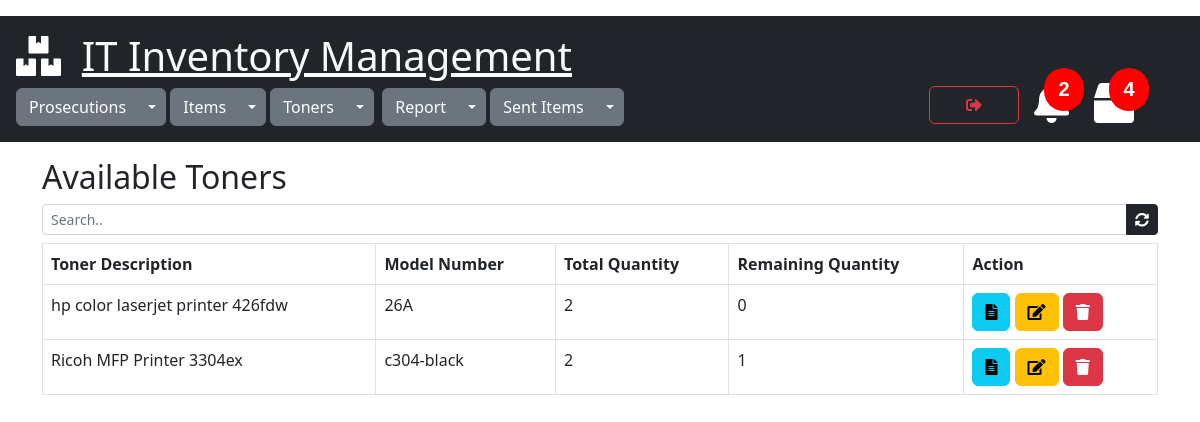
Before: /toners/view_toners/ (signed in) with the older database file.
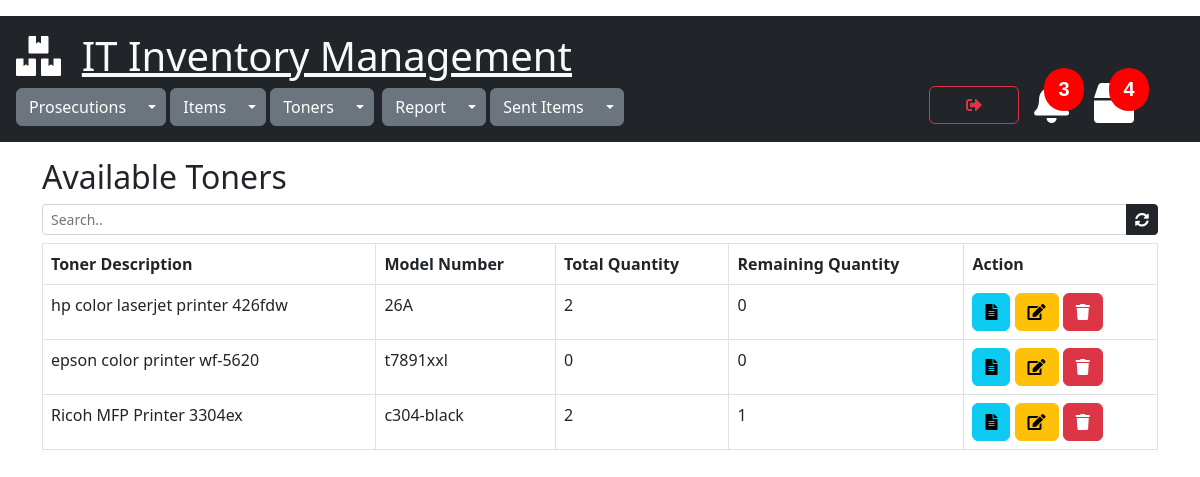
After: the same page with the newer database file.
### toners/models.py (models this page shows)
class Toners(models.Model):
    toner_model = models.CharField(max_length=100,null=True)
    toner_printer = models.ForeignKey(Items,on_delete=models.CASCADE)
    total_qty = models.PositiveIntegerField(default=0,null=True)
    remaining_qty = models.PositiveIntegerField(default=0,null=True)
    created=models.DateTimeField(default=timezone.now)
    objects = models.Manager()

### items/models.py (models this page shows)
class Items(models.Model):
    model_no = models.CharField(max_length=300, null=True)
    description = models.CharField(max_length=500, null=True)
    total_qty = models.PositiveIntegerField(default=0, null=True)
    remaining_qty = models.PositiveIntegerField(default=0, null=True)
    created = models.DateTimeField(default=timezone.now)

### toners/views.py (the view)
# urls.py: path('view_toners/', views.view_toners, name='view_toners'),
@cache_control(no_cache=True, must_revalidate=True,no_store=True)
@login_required(login_url="login")
def view_toners(request):
    toners = Toners.objects.all()
    data_calc_cart_total = calc_cart_total(request)
    cart_total = data_calc_cart_total['cart_total']
    data_calc_toner_stock_alert = calc_toner_stock_alert(request)
    toner_stock_alert = data_calc_toner_stock_alert['toner_stock_alert_count']
    toner_under_fifteen = data_calc_toner_stock_alert['tonerstock']
    calc_total_qty()
    calc_remaining_qty()
    context = {"total": cart_total,"toners": toners,"toner_stock_alert":toner_stock_alert,"toner_under_fifteen":toner_under_fifteen}
    return render(request, 'view_toners.html', context)

### sent_items/utils.py (called while the page is built)
def get_total_cart_items(items_in_cart):
    cartitem = CartItem.objects.filter(cart=items_in_cart)
    total = cartitem.count()
    return total

def calc_cart_total(request):
    customer, created = Customer.objects.get_or_create(user=request.user)
    cart, created = Cart.objects.get_or_create(customer=customer, complete=False)
    items_in_cart = cart.pk
    cart_total = get_total_cart_items(items_in_cart)
    return {'cart_total':cart_total,'user_cart':cart,'items_in_cart':items_in_cart}

### toners/utils.py (called while the page is built)
def calc_toner_stock_alert(request):
    tonerstock=Toners.objects.filter(remaining_qty__lte=15)
    toner_stock_alert_count=tonerstock.count()
    return {"toner_stock_alert_count":toner_stock_alert_count,"tonerstock":tonerstock }

### toners/views.py (called while the page is built)
def calc_total_qty():
    for toner in Toners.objects.annotate(tonerdetails_count=Count('tonerdetails')):
        toner.total_qty = toner.tonerdetails_count
        toner.save(update_fields=['total_qty'])

def calc_remaining_qty():
    filters = Q(tonerdetails__status="In-Stock")
    for toner in Toners.objects.all().annotate(tonerdetails_count=Count('tonerdetails', filters)):
        toner.remaining_qty = toner.tonerdetails_count
        toner.save(update_fields=['remaining_qty'])

### toners/templates/view_toners.html (shortened to what this page needs)
{% extends 'mainpage.html' %}
{% block content %}
<div class="container">
  <h2>Available Toners</h2>
  <div class="input-group input-group-sm mb-2">
        <input class="form-control" id="search" type="text" placeholder="Search.." >
        <a href="{% url 'view_toners' %}" class="btn btn-dark btn-sm"><i class="fas fa-sync-alt"></i></a>
  </div>
  <div class="table-responsive" >
      <table class="table table-bordered" id="myTable">
          <thead>
          <tr class="chk-th">
              <th>Toner Description</th>
              <th>Model Number</th>
              <th>Total Quantity</th>
              <th>Remaining Quantity</th>
              <th>Action</th>
          </tr>
          </thead>
          <tbody>
          {% for toner in toners|dictsortreversed:"toner_printer.description" %}
          <tr>
              <td>{{toner.toner_printer.description}} {{toner.toner_printer.model_no}}</td>
              <td>{{toner.toner_model}}</td>
              <td>{{toner.total_qty}}</td>
              <td>{{toner.remaining_qty}}</td>
              <td><a href="{% url 'view_tonerdetails' toner.id %}" class="btn btn-info" data-bs-toggle="tooltip" data-bs-placement="bottom" title="Details"><i class="fas fa-file-alt"></i></a>
                  <a href="{% url 'edit_toners_form' toner.id %}" class="btn btn-warning" data-bs-toggle="tooltip" data-bs-placement="bottom" title="Edit"><i class="fas fa-edit"></i></a>
                  <a class="btn btn-danger" data-bs-toggle="modal" data-bs-target="#delete-modal{{ toner.pk }}" data-bs-toggle="tooltip" data-bs-placement="bottom" title="Delete"><i class="fas fa-trash"></i></a></td>
          </tr>
          {% endfor %}
          </tbody>
      </table>
    </div>
</div>
{% endblock %}

### templates/mainpage.html (shortened to what this page needs)
<!doctype html>
{% load static %}
<html lang="en">
<head>
    <link href="https://cdn.jsdelivr.net/npm/bootstrap@5.2.2/dist/css/bootstrap.min.css" rel="stylesheet">
    <link rel="stylesheet" href="https://cdn.jsdelivr.net/npm/bootstrap-select@1.13.14/dist/css/bootstrap-select.min.css">
    <link rel="stylesheet" type="text/css" href="https://cdn.datatables.net/v/bs5/jq-3.6.0/jszip-2.5.0/dt-1.13.1/b-2.3.3/b-html5-2.3.3/b-print-2.3.3/datatables.min.css"/>
    <link rel="stylesheet" href="https://cdnjs.cloudflare.com/ajax/libs/datepicker/0.6.5/datepicker.min.css" />
    <link rel="stylesheet" href="https://cdnjs.cloudflare.com/ajax/libs/font-awesome/5.15.4/css/all.min.css" />
    {% load static %}<link href="{% static 'images/favicon.ico' %}" rel="shortcut icon">
    {% load static %}<link href="{% static 'images/logo.ico' %}" rel="shortcut icon">
    {% load static %}<script src="{% static 'js/script.js' %}"></script>
    {% load static %}<script src="{% static 'js/script1.js' %}"></script>
    {% load static %}<link rel="stylesheet" href="{% static 'css/style.css' %}">
</head>
<div class="container-fluid p-3 my-3 bg-dark text-white">
    {% block navbar-content %}
    <h1><i class="fas fa-boxes"></i>&nbsp;&nbsp;<a href="{% url 'mainpage' %}" class="text-light">IT Inventory Management</a></h1>
    <div class="btn-group">
        <button type="button" class="btn btn-secondary">Prosecutions</button>
        <button type="button" class="btn btn-secondary dropdown-toggle dropdown-toggle-split" data-bs-toggle="dropdown">
        </button>
    </div>
    <div class="btn-group">
        <button type="button" class="btn btn-secondary">Items</button>
        <button type="button" class="btn btn-secondary dropdown-toggle dropdown-toggle-split" data-bs-toggle="dropdown">
        </button>
     </div>
    <div class="btn-group">
        <button type="button" class="btn btn-secondary">Toners</button>
        <button type="button" class="btn btn-secondary dropdown-toggle dropdown-toggle-split" data-bs-toggle="dropdown">
        </button>
    </div>
    <div class="btn-group">
        <button type="button" class="btn btn-secondary">Report</button>
        <button type="button" class="btn btn-secondary dropdown-toggle dropdown-toggle-split" data-bs-toggle="dropdown">
        </button>
    </div>
        <div class="btn-group">
        <button type="button" class="btn btn-secondary">Sent Items</button>
        <button type="button" class="btn btn-secondary dropdown-toggle dropdown-toggle-split" data-bs-toggle="dropdown">
        </button>
    </div>
    <div id="dispatch-icon">
        {% if total > 0 %}
        <a href="{% url 'view_cart_items' %}">
            <i class="fas fa-box" data-count={{total}} data-bs-toggle="tooltip" data-bs-placement="bottom" title="Dispatch Items" ></i>
        </a>
        {% else %}
        <a href="{% url 'view_cart_items' %}">
            <i class="fas fa-box" data-bs-toggle="tooltip" data-bs-placement="bottom" title="Dispatch Items" ></i>
        </a>
        {% endif %}
    </div>
    <a href="{% url 'logout' %}" class=" btn btn-outline-danger " id="btn-logout" data-bs-toggle="tooltip" data-bs-placement="bottom" title="Logout"><i class="fas fa-sign-out-alt"></i></a>
    <div id="bell-notification">
        <a class="text-light"  data-bs-toggle="modal" data-bs-target="#toner_stock_alert">
            <i class="fas fa-bell" data-tonerstockalert={{toner_stock_alert}} data-bs-toggle="tooltip" data-bs-placement="bottom" title="Toner Stock Alert" ></i>
        </a>
    </div>
    {% endblock %}
</div>
<div>
{% block content %}
{% endblock %}
</div>
</html>

### static/css/style.css (style rules this page uses)
#btn-logout { width: 90px; float: right; margin-right: 70px; margin-top: -2px; }
#dispatch-icon { float: right; margin-right: 50px; margin-left: 5px; margin-top:-15px; display : flex; font-size: 40px; }
.fas[data-count] { position:relative; }
.fas[data-count]:after { position: absolute; right: -0.75em; top: -.75em; content: attr(data-count); padding: .5em; border-radius: 10em; line-height: .9em; color: white; background: red; text-align: center; min-width: 2em; font: bold .5em sans-serif; }
.fas.fa-box { color: white; }
#bell-notification { float: right; margin-right: -140px; margin-left: 30px; margin-top:-15px; font-size: 40px; cursor:pointer; }
.fas[data-tonerstockalert] { position:relative; }
.fas[data-tonerstockalert]:after { position: absolute; right: -0.75em; top: -.75em; content: attr(data-tonerstockalert); padding: .5em; border-radius: 10em; line-height: .9em; color: white; background: red; text-align: center; min-width: 2em; font: bold .5em sans-serif; }
.fas.fa-bell { color: white; }

Changed rows visible on the page:
added Toners: toner_printer.description "epson color printer", toner_printer.model_no "wf-5620", toner_model "t7891xxl", total_qty "0", remaining_qty "0"
